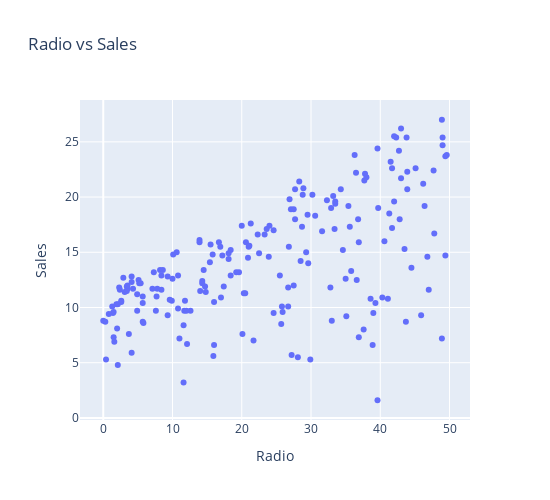

The notebook cell this image was saved under:
### Code cell
fig_radio = px.scatter(data, x='Radio', y='Sales', title='Radio vs Sales', width=550, height=500)
fig_radio.show()

### Figure 1 — Plotly figure (JSON) as saved in the notebook; plotly's stock layout.template omitted (floating-point values rounded to 4 significant figures; data arrays with more than 128 entries replaced by an {"elided": "..."} marker saying what was removed)
{"data": [{"hovertemplate": "Radio=%{x}<br>Sales=%{y}<extra></extra>", "legendgroup": "", "marker": {"color": "#636efa", "symbol": "circle"}, "mode": "markers", "name": "", "orientation": "v", "showlegend": false, "type": "scatter", "x": {"elided": "200 float values"}, "xaxis": "x", "y": {"elided": "200 float values"}, "yaxis": "y"}], "layout": {"height": 500, "legend": {"tracegroupgap": 0}, "title": {"text": "Radio vs Sales"}, "width": 550, "xaxis": {"anchor": "y", "autorange": true, "domain": [0, 1], "range": [-3.357, 52.96], "title": {"text": "Radio"}, "type": "linear"}, "yaxis": {"anchor": "x", "autorange": true, "domain": [0, 1], "range": [-0.1884, 28.79], "title": {"text": "Sales"}, "type": "linear"}}}
